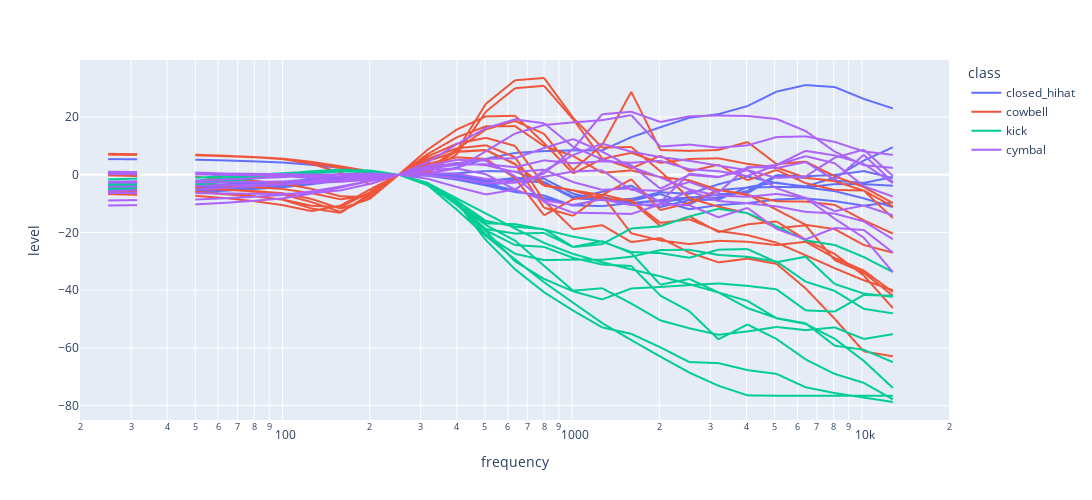

Source (notebook cell):
### Code cell
def plot_spectrums(samples, column='normalized_third_oct_spectrum'):

    samples_spectrum = to_long(samples, column=column, var_name='frequency')

    #print(samples_spectrum)
    
    values = samples_spectrum['level'].values
    y_max = numpy.quantile(values, q=0.99) + 10
    y_min = numpy.quantile(values, q=0.01) - 10
    
    fig = plotly.express.line(samples_spectrum, x='frequency', y='level', line_group='filename', color='class', height=500, width=1500, log_x=True)
    fig.update_layout(yaxis_range=[y_min, y_max])
    fig.update_layout(xaxis_range=[numpy.log10(20), numpy.log10(20000)])
    return fig
    
fig = plot_spectrums(samples, column='normalized_third_oct_spectrum')
fig

### Figure 1 — Plotly figure (JSON) as saved in the notebook; plotly's stock layout.template omitted (floating-point values rounded to 4 significant figures)
{"data": [{"hovertemplate": "class=closed_hihat<br>filename=556184__soothsayer_orchestra__hihatt-closed.wav<br>frequency=%{x}<br>level=%{y}<extra></extra>", "legendgroup": "closed_hihat", "line": {"color": "#636efa", "dash": "solid"}, "marker": {"symbol": "circle"}, "mode": "lines", "name": "closed_hihat", "showlegend": true, "type": "scattergl", "x": [12.5, 15.7, 19.8, 25, 31.5, 39.7, 50, 63, 79.4, 100, 126, 158.7, 200, 252, 317.5, 400, 504, 635, 800, 1008.0, 1270.0, 1600, 2016.0, 2540.0, 3200, 4032.0, 5080.0, 6400, 8064.0, 10160.0, 12800], "xaxis": "x", "y": [-6.785, null, null, -6.643, -6.419, null, -6.124, -5.583, -4.977, -4.338, -3.287, -2.128, -1.006, 0, 0.4542, -0.3248, -2.194, -1.126, -1.395, -6.597, -8.763, -9.834, -8.806, -7.82, -7.958, -5.635, -0.1386, -0.5583, -0.09288, 1.246, -1.175], "yaxis": "y"}, {"hovertemplate": "class=closed_hihat<br>filename=634822__collinb1000__closed7.wav<br>frequency=%{x}<br>level=%{y}<extra></extra>", "legendgroup": "closed_hihat", "line": {"color": "#636efa", "dash": "solid"}, "marker": {"symbol": "circle"}, "mode": "lines", "name": "closed_hihat", "showlegend": false, "type": "scattergl", "x": [12.5, 15.7, 19.8, 25, 31.5, 39.7, 50, 63, 79.4, 100, 126, 158.7, 200, 252, 317.5, 400, 504, 635, 800, 1008.0, 1270.0, 1600, 2016.0, 2540.0, 3200, 4032.0, 5080.0, 6400, 8064.0, 10160.0, 12800], "xaxis": "x", "y": [-5.329, null, null, -5.175, -4.934, null, -4.623, -4.067, -3.467, -2.865, -1.941, -1.039, -0.3418, 0, -0.3614, -1.726, -3.738, -6.027, -7.208, -10.79, -8.287, -9.063, -6.716, -10.31, -5.361, -4.51, -4.235, -4.39, -3.279, -3.279, -3.827], "yaxis": "y"}, {"hovertemplate": "class=closed_hihat<br>filename=140516__stomachache__closedhatphrase-002.wav<br>frequency=%{x}<br>level=%{y}<extra></extra>", "legendgroup": "closed_hihat", "line": {"color": "#636efa", "dash": "solid"}, "marker": {"symbol": "circle"}, "mode": "lines", "name": "closed_hihat", "showlegend": false, "type": "scattergl", "x": [12.5, 15.7, 19.8, 25, 31.5, 39.7, 50, 63, 79.4, 100, 126, 158.7, 200, 252, 317.5, 400, 504, 635, 800, 1008.0, 1270.0, 1600, 2016.0, 2540.0, 3200, 4032.0, 5080.0, 6400, 8064.0, 10160.0, 12800], "xaxis": "x", "y": [-6.102, null, null, -5.921, -5.639, null, -5.28, -4.649, -3.98, -3.319, -2.322, -1.35, -0.5597, 0, 0.2374, 0.4857, 1.252, 1.106, -2.905, -8.104, -5.927, -3.771, -9.579, -8.122, -6.718, -6.404, -0.5919, -1.128, -2.107, -2.846, -0.8319], "yaxis": "y"}, {"hovertemplate": "class=closed_hihat<br>filename=102781__mhc__acoustic_closed_hihat2.wav<br>frequency=%{x}<br>level=%{y}<extra></extra>", "legendgroup": "closed_hihat", "line": {"color": "#636efa", "dash": "solid"}, "marker": {"symbol": "circle"}, "mode": "lines", "name": "closed_hihat", "showlegend": false, "type": "scattergl", "x": [12.5, 15.7, 19.8, 25, 31.5, 39.7, 50, 63, 79.4, 100, 126, 158.7, 200, 252, 317.5, 400, 504, 635, 800, 1008.0, 1270.0, 1600, 2016.0, 2540.0, 3200, 4032.0, 5080.0, 6400, 8064.0, 10160.0, 12800], "xaxis": "x", "y": [-4.315, null, null, -4.203, -4.025, null, -3.793, -3.366, -2.893, -2.403, -1.631, -0.8586, -0.2602, 0, -0.4092, -1.611, -2.324, -1.647, -2.806, -7.599, -7.729, -9.864, -9.094, -11.98, -10.52, -9.864, -8.581, -8.235, -9.163, -10.73, -9.561], "yaxis": "y"}, {"hovertemplate": "class=closed_hihat<br>filename=634822__collinb1000__closed7(1).wav<br>frequency=%{x}<br>level=%{y}<extra></extra>", "legendgroup": "closed_hihat", "line": {"color": "#636efa", "dash": "solid"}, "marker": {"symbol": "circle"}, "mode": "lines", "name": "closed_hihat", "showlegend": false, "type": "scattergl", "x": [12.5, 15.7, 19.8, 25, 31.5, 39.7, 50, 63, 79.4, 100, 126, 158.7, 200, 252, 317.5, 400, 504, 635, 800, 1008.0, 1270.0, 1600, 2016.0, 2540.0, 3200, 4032.0, 5080.0, 6400, 8064.0, 10160.0, 12800], "xaxis": "x", "y": [-5.329, null, null, -5.175, -4.934, null, -4.623, -4.067, -3.467, -2.865, -1.941, -1.039, -0.3418, 0, -0.3614, -1.726, -3.738, -6.027, -7.208, -10.79, -8.287, -9.063, -6.716, -10.31, -5.361, -4.51, -4.235, -4.39, -3.279, -3.279, -3.827], "yaxis": "y"}, {"hovertemplate": "class=closed_hihat<br>filename=669733__jannevse__hi-hat_closed_po-12.aiff<br>frequency=%{x}<br>level=%{y}<extra></extra>", "legendgroup": "closed_hihat", "line": {"color": "#636efa", "dash": "solid"}, "marker": {"symbol": "circle"}, "mode": "lines", "name": "closed_hihat", "showlegend": false, "type": "scattergl", "x": [12.5, 15.7, 19.8, 25, 31.5, 39.7, 50, 63, 79.4, 100, 126, 158.7, 200, 252, 317.5, 400, 504, 635, 800, 1008.0, 1270.0, 1600, 2016.0, 2540.0, 3200, 4032.0, 5080.0, 6400, 8064.0, 10160.0, 12800], "xaxis": "x", "y": [5.457, null, null, 5.404, 5.316, null, 5.194, 4.941, 4.621, 4.222, 3.417, 2.294, 0.9916, 0, 0.4278, 2.501, 5.502, 7.53, 8.16, 8.428, 8.439, 12.98, 16.44, 19.71, 20.96, 23.76, 28.78, 31.05, 30.35, 26.25, 22.93], "yaxis": "y"}, {"hovertemplate": "class=closed_hihat<br>filename=13246__ianhall__hihat-closed.aiff<br>frequency=%{x}<br>level=%{y}<extra></extra>", "legendgroup": "closed_hihat", "line": {"color": "#636efa", "dash": "solid"}, "marker": {"symbol": "circle"}, "mode": "lines", "name": "closed_hihat", "showlegend": false, "type": "scattergl", "x": [12.5, 15.7, 19.8, 25, 31.5, 39.7, 50, 63, 79.4, 100, 126, 158.7, 200, 252, 317.5, 400, 504, 635, 800, 1008.0, 1270.0, 1600, 2016.0, 2540.0, 3200, 4032.0, 5080.0, 6400, 8064.0, 10160.0, 12800], "xaxis": "x", "y": [-6.415, null, null, -6.23, -5.941, null, -5.572, -4.922, -4.229, -3.539, -2.485, -1.439, -0.573, 0, -0.09254, -1.394, -3.59, -2.489, -2.446, -8.181, -8.761, -8.403, -6.097, -6.626, -3.324, -0.6485, -2.923, -4.058, -1.039, 4.897, 9.502], "yaxis": "y"}, {"hovertemplate": "class=closed_hihat<br>filename=45058__matiasreccius__hihat_closed4.wav<br>frequency=%{x}<br>level=%{y}<extra></extra>", "legendgroup": "closed_hihat", "line": {"color": "#636efa", "dash": "solid"}, "marker": {"symbol": "circle"}, "mode": "lines", "name": "closed_hihat", "showlegend": false, "type": "scattergl", "x": [12.5, 15.7, 19.8, 25, 31.5, 39.7, 50, 63, 79.4, 100, 126, 158.7, 200, 252, 317.5, 400, 504, 635, 800, 1008.0, 1270.0, 1600, 2016.0, 2540.0, 3200, 4032.0, 5080.0, 6400, 8064.0, 10160.0, 12800], "xaxis": "x", "y": [-6.726, null, null, -6.556, -6.288, null, -5.942, -5.323, -4.65, -3.965, -2.887, -1.77, -0.7777, 0, 0.1938, -0.7159, -3.067, -5.434, -8.087, -10.61, -10.88, -9.815, -11.23, -8.802, -8.643, -4.315, -2.69, -4.396, -5.712, -8.201, -11.24], "yaxis": "y"}, {"hovertemplate": "class=cowbell<br>filename=99766__menegass__cow.wav<br>frequency=%{x}<br>level=%{y}<extra></extra>", "legendgroup": "cowbell", "line": {"color": "#EF553B", "dash": "solid"}, "marker": {"symbol": "circle"}, "mode": "lines", "name": "cowbell", "showlegend": true, "type": "scattergl", "x": [12.5, 15.7, 19.8, 25, 31.5, 39.7, 50, 63, 79.4, 100, 126, 158.7, 200, 252, 317.5, 400, 504, 635, 800, 1008.0, 1270.0, 1600, 2016.0, 2540.0, 3200, 4032.0, 5080.0, 6400, 8064.0, 10160.0, 12800], "xaxis": "x", "y": [-3.05, null, null, -3.124, -3.25, null, -3.426, -3.8, -4.29, -4.945, -6.426, -8.523, -7.237, 0, 7.157, 12.95, 16.75, 16.81, 9.936, 6.474, 0.6609, 1.489, -0.8286, -1.965, -5.314, -7.013, -9.21, -9.323, -10.47, -15.8, -20.41], "yaxis": "y"}, {"hovertemplate": "class=cowbell<br>filename=364919__gowlermusic__cowbell.wav<br>frequency=%{x}<br>level=%{y}<extra></extra>", "legendgroup": "cowbell", "line": {"color": "#EF553B", "dash": "solid"}, "marker": {"symbol": "circle"}, "mode": "lines", "name": "cowbell", "showlegend": false, "type": "scattergl", "x": [12.5, 15.7, 19.8, 25, 31.5, 39.7, 50, 63, 79.4, 100, 126, 158.7, 200, 252, 317.5, 400, 504, 635, 800, 1008.0, 1270.0, 1600, 2016.0, 2540.0, 3200, 4032.0, 5080.0, 6400, 8064.0, 10160.0, 12800], "xaxis": "x", "y": [-6.569, null, null, -6.715, -6.963, null, -7.32, -8.097, -9.144, -10.53, -12.62, -10.7, -5.177, 0, 3.806, 6.003, 5.447, -1.174, -14.06, -8.485, -7.186, -20.33, -22.78, -24.04, -22.91, -23.24, -24.38, -23.26, -28.85, -33.21, -40.64], "yaxis": "y"}, {"hovertemplate": "class=cowbell<br>filename=375613__samulis__cowbell-cowbell_ff_2.wav<br>frequency=%{x}<br>level=%{y}<extra></extra>", "legendgroup": "cowbell", "line": {"color": "#EF553B", "dash": "solid"}, "marker": {"symbol": "circle"}, "mode": "lines", "name": "cowbell", "showlegend": false, "type": "scattergl", "x": [12.5, 15.7, 19.8, 25, 31.5, 39.7, 50, 63, 79.4, 100, 126, 158.7, 200, 252, 317.5, 400, 504, 635, 800, 1008.0, 1270.0, 1600, 2016.0, 2540.0, 3200, 4032.0, 5080.0, 6400, 8064.0, 10160.0, 12800], "xaxis": "x", "y": [-5.359, null, null, -5.469, -5.659, null, -5.934, -6.55, -7.409, -8.664, -11.71, -13.21, -6.744, 0, 4.856, 8.005, 8.558, 3.742, -11.45, -14.24, -6.833, -9.253, -17.77, -14.45, -19.89, -17.22, -16.2, -22.52, -27.49, -34.92, -46.22], "yaxis": "y"}, {"hovertemplate": "class=cowbell<br>filename=34272__pj1s__cowbell.wav<br>frequency=%{x}<br>level=%{y}<extra></extra>", "legendgroup": "cowbell", "line": {"color": "#EF553B", "dash": "solid"}, "marker": {"symbol": "circle"}, "mode": "lines", "name": "cowbell", "showlegend": false, "type": "scattergl", "x": [12.5, 15.7, 19.8, 25, 31.5, 39.7, 50, 63, 79.4, 100, 126, 158.7, 200, 252, 317.5, 400, 504, 635, 800, 1008.0, 1270.0, 1600, 2016.0, 2540.0, 3200, 4032.0, 5080.0, 6400, 8064.0, 10160.0, 12800], "xaxis": "x", "y": [-0.1336, null, null, -0.2587, -0.4667, null, -0.7567, -1.352, -2.101, -3.031, -4.899, -7.482, -7.792, 0, 8.716, 15.66, 20.18, 20.4, 10.95, 0.4165, 5.459, 7.569, 4.059, 5.436, 5.672, 3.731, 2.475, -1.047, -2.268, -5.521, -11.0], "yaxis": "y"}, {"hovertemplate": "class=cowbell<br>filename=159758__timgormly__cowbell_os_3.aiff<br>frequency=%{x}<br>level=%{y}<extra></extra>", "legendgroup": "cowbell", "line": {"color": "#EF553B", "dash": "solid"}, "marker": {"symbol": "circle"}, "mode": "lines", "name": "cowbell", "showlegend": false, "type": "scattergl", "x": [12.5, 15.7, 19.8, 25, 31.5, 39.7, 50, 63, 79.4, 100, 126, 158.7, 200, 252, 317.5, 400, 504, 635, 800, 1008.0, 1270.0, 1600, 2016.0, 2540.0, 3200, 4032.0, 5080.0, 6400, 8064.0, 10160.0, 12800], "xaxis": "x", "y": [7.281, null, null, 7.211, 7.093, null, 6.924, 6.559, 6.069, 5.391, 3.755, 0.659, -3.297, 0, 1.165, 8.364, 24.57, 32.7, 33.49, 19.7, 9.406, 9.575, 1.188, -8.175, -11.06, -13.37, -18.54, -17.54, -29.62, -33.98, -41.91], "yaxis": "y"}, {"hovertemplate": "class=cowbell<br>filename=159765__timgormly__cowbell_os_5.aiff<br>frequency=%{x}<br>level=%{y}<extra></extra>", "legendgroup": "cowbell", "line": {"color": "#EF553B", "dash": "solid"}, "marker": {"symbol": "circle"}, "mode": "lines", "name": "cowbell", "showlegend": false, "type": "scattergl", "x": [12.5, 15.7, 19.8, 25, 31.5, 39.7, 50, 63, 79.4, 100, 126, 158.7, 200, 252, 317.5, 400, 504, 635, 800, 1008.0, 1270.0, 1600, 2016.0, 2540.0, 3200, 4032.0, 5080.0, 6400, 8064.0, 10160.0, 12800], "xaxis": "x", "y": [6.988, null, null, 6.933, 6.841, null, 6.709, 6.423, 6.039, 5.515, 4.302, 2.254, -0.2392, 0, 0.4645, 7.106, 21.88, 29.94, 30.79, 19.18, 5.559, 2.157, 6.548, 1.182, 3.449, -1.919, 1.638, -2.938, -5.29, -5.482, -15.04], "yaxis": "y"}, {"hovertemplate": "class=cowbell<br>filename=432202__curesforbrokenhearts__cowbell-with-blastick.wav<br>frequency=%{x}<br>level=%{y}<extra></extra>", "legendgroup": "cowbell", "line": {"color": "#EF553B", "dash": "solid"}, "marker": {"symbol": "circle"}, "mode": "lines", "name": "cowbell", "showlegend": false, "type": "scattergl", "x": [12.5, 15.7, 19.8, 25, 31.5, 39.7, 50, 63, 79.4, 100, 126, 158.7, 200, 252, 317.5, 400, 504, 635, 800, 1008.0, 1270.0, 1600, 2016.0, 2540.0, 3200, 4032.0, 5080.0, 6400, 8064.0, 10160.0, 12800], "xaxis": "x", "y": [-5.671, null, null, -5.774, -5.949, null, -6.203, -6.761, -7.524, -8.584, -10.78, -11.23, -6.114, 0, 4.723, 7.875, 8.472, 3.612, -3.835, -5.439, -7.049, -1.598, -12.28, -9.744, -5.21, -6.89, -12.13, -17.36, -18.89, -24.35, -27.04], "yaxis": "y"}, {"hovertemplate": "class=cowbell<br>filename=75839__rossf__lm1-cowbell.wav<br>frequency=%{x}<br>level=%{y}<extra></extra>", "legendgroup": "cowbell", "line": {"color": "#EF553B", "dash": "solid"}, "marker": {"symbol": "circle"}, "mode": "lines", "name": "cowbell", "showlegend": false, "type": "scattergl", "x": [12.5, 15.7, 19.8, 25, 31.5, 39.7, 50, 63, 79.4, 100, 126, 158.7, 200, 252, 317.5, 400, 504, 635, 800, 1008.0, 1270.0, 1600, 2016.0, 2540.0, 3200, 4032.0, 5080.0, 6400, 8064.0, 10160.0, 12800], "xaxis": "x", "y": [-4.608, null, null, -4.659, -4.748, null, -4.883, -5.201, -5.67, -6.399, -8.398, -11.76, -8.414, 0, 6.316, 10.77, 12.76, 9.959, -3.573, -5.408, -8.425, -8.784, -16.69, -15.47, -19.51, -20.94, -23.56, -27.93, -32.41, -36.58, -39.99], "yaxis": "y"}, {"hovertemplate": "class=cowbell<br>filename=90979__suicidity__medium-cowbell-of-god-011.wav<br>frequency=%{x}<br>level=%{y}<extra></extra>", "legendgroup": "cowbell", "line": {"color": "#EF553B", "dash": "solid"}, "marker": {"symbol": "circle"}, "mode": "lines", "name": "cowbell", "showlegend": false, "type": "scattergl", "x": [12.5, 15.7, 19.8, 25, 31.5, 39.7, 50, 63, 79.4, 100, 126, 158.7, 200, 252, 317.5, 400, 504, 635, 800, 1008.0, 1270.0, 1600, 2016.0, 2540.0, 3200, 4032.0, 5080.0, 6400, 8064.0, 10160.0, 12800], "xaxis": "x", "y": [-4.209, null, null, -4.295, -4.443, null, -4.658, -5.145, -5.83, -6.845, -9.489, -12.85, -7.696, 0, 5.483, 9.128, 10.19, 6.058, -9.072, -18.91, -17.49, -23.37, -21.95, -27.01, -30.39, -29.08, -30.9, -39.42, -49.94, -61.22, -62.91], "yaxis": "y"}, {"hovertemplate": "class=cowbell<br>filename=75338__neotone__cowbell.wav<br>frequency=%{x}<br>level=%{y}<extra></extra>", "legendgroup": "cowbell", "line": {"color": "#EF553B", "dash": "solid"}, "marker": {"symbol": "circle"}, "mode": "lines", "name": "cowbell", "showlegend": false, "type": "scattergl", "x": [12.5, 15.7, 19.8, 25, 31.5, 39.7, 50, 63, 79.4, 100, 126, 158.7, 200, 252, 317.5, 400, 504, 635, 800, 1008.0, 1270.0, 1600, 2016.0, 2540.0, 3200, 4032.0, 5080.0, 6400, 8064.0, 10160.0, 12800], "xaxis": "x", "y": [7.272, null, null, 7.199, 7.079, null, 6.911, 6.563, 6.121, 5.567, 4.447, 2.9, 1.179, 0, 1.931, 8.822, 15.67, 18.62, 14.13, 1.572, 10.31, 28.7, 8.527, 8.246, 8.551, 11.32, 3.655, 4.542, -0.5283, -4.3, -9.832], "yaxis": "y"}, {"hovertemplate": "class=kick<br>filename=331589__j_zealous__kick-jzealous-hard-club.aiff<br>frequency=%{x}<br>level=%{y}<extra></extra>", "legendgroup": "kick", "line": {"color": "#00cc96", "dash": "solid"}, "marker": {"symbol": "circle"}, "mode": "lines", "name": "kick", "showlegend": true, "type": "scattergl", "x": [12.5, 15.7, 19.8, 25, 31.5, 39.7, 50, 63, 79.4, 100, 126, 158.7, 200, 252, 317.5, 400, 504, 635, 800, 1008.0, 1270.0, 1600, 2016.0, 2540.0, 3200, 4032.0, 5080.0, 6400, 8064.0, 10160.0, 12800], "xaxis": "x", "y": [-5.389, null, null, -4.924, -4.264, null, -3.513, -2.387, -1.36, -0.5153, 0.5035, 1.14, 1.114, 0, -2.948, -9.043, -16.01, -18.0, -18.89, -25.03, -23.04, -27.1, -38.1, -36.12, -40.78, -46.21, -49.69, -51.48, -59.23, -60.65, -64.95], "yaxis": "y"}, {"hovertemplate": "class=kick<br>filename=410149__screamstudio__kick-drum.wav<br>frequency=%{x}<br>level=%{y}<extra></extra>", "legendgroup": "kick", "line": {"color": "#00cc96", "dash": "solid"}, "marker": {"symbol": "circle"}, "mode": "lines", "name": "kick", "showlegend": false, "type": "scattergl", "x": [12.5, 15.7, 19.8, 25, 31.5, 39.7, 50, 63, 79.4, 100, 126, 158.7, 200, 252, 317.5, 400, 504, 635, 800, 1008.0, 1270.0, 1600, 2016.0, 2540.0, 3200, 4032.0, 5080.0, 6400, 8064.0, 10160.0, 12800], "xaxis": "x", "y": [-4.588, null, null, -4.175, -3.58, null, -2.895, -1.854, -0.8946, -0.1019, 0.8461, 1.406, 1.282, 0, -3.281, -10.15, -17.45, -22.85, -31.58, -40.19, -39.35, -44.63, -50.47, -53.21, -55.47, -54.29, -52.75, -53.84, -52.9, -56.92, -55.24], "yaxis": "y"}, {"hovertemplate": "class=kick<br>filename=248142__dpren__fat-kick.aiff<br>frequency=%{x}<br>level=%{y}<extra></extra>", "legendgroup": "kick", "line": {"color": "#00cc96", "dash": "solid"}, "marker": {"symbol": "circle"}, "mode": "lines", "name": "kick", "showlegend": false, "type": "scattergl", "x": [12.5, 15.7, 19.8, 25, 31.5, 39.7, 50, 63, 79.4, 100, 126, 158.7, 200, 252, 317.5, 400, 504, 635, 800, 1008.0, 1270.0, 1600, 2016.0, 2540.0, 3200, 4032.0, 5080.0, 6400, 8064.0, 10160.0, 12800], "xaxis": "x", "y": [-4.158, null, null, -3.827, -3.339, null, -2.763, -1.857, -0.9982, -0.2682, 0.6291, 1.187, 1.122, 0, -2.933, -9.21, -16.86, -17.14, -19.0, -21.47, -23.23, -26.8, -27.17, -28.78, -25.98, -25.77, -30.32, -28.42, -37.88, -41.17, -42.32], "yaxis": "y"}, {"hovertemplate": "class=kick<br>filename=264601__veiler__kick-swedish.wav<br>frequency=%{x}<br>level=%{y}<extra></extra>", "legendgroup": "kick", "line": {"color": "#00cc96", "dash": "solid"}, "marker": {"symbol": "circle"}, "mode": "lines", "name": "kick", "showlegend": false, "type": "scattergl", "x": [12.5, 15.7, 19.8, 25, 31.5, 39.7, 50, 63, 79.4, 100, 126, 158.7, 200, 252, 317.5, 400, 504, 635, 800, 1008.0, 1270.0, 1600, 2016.0, 2540.0, 3200, 4032.0, 5080.0, 6400, 8064.0, 10160.0, 12800], "xaxis": "x", "y": [-1.776, null, null, -1.616, -1.369, null, -1.061, -0.5372, -0.00811, 0.469, 1.071, 1.412, 1.211, 0, -3.011, -9.672, -20.77, -27.42, -29.59, -29.42, -29.47, -28.42, -26.11, -26.02, -27.8, -28.45, -30.07, -37.06, -40.26, -46.47, -48.04], "yaxis": "y"}, {"hovertemplate": "class=kick<br>filename=72985__zgump__kick-pack-0303.wav<br>frequency=%{x}<br>level=%{y}<extra></extra>", "legendgroup": "kick", "line": {"color": "#00cc96", "dash": "solid"}, "marker": {"symbol": "circle"}, "mode": "lines", "name": "kick", "showlegend": false, "type": "scattergl", "x": [12.5, 15.7, 19.8, 25, 31.5, 39.7, 50, 63, 79.4, 100, 126, 158.7, 200, 252, 317.5, 400, 504, 635, 800, 1008.0, 1270.0, 1600, 2016.0, 2540.0, 3200, 4032.0, 5080.0, 6400, 8064.0, 10160.0, 12800], "xaxis": "x", "y": [-4.2, null, null, -3.816, -3.26, null, -2.614, -1.622, -0.7023, 0.06079, 0.9715, 1.496, 1.335, 0, -3.367, -10.5, -19.32, -24.37, -25.02, -28.81, -31.13, -31.62, -41.89, -47.3, -57.05, -51.9, -56.93, -63.98, -69.02, -72.11, -77.83], "yaxis": "y"}, {"hovertemplate": "class=kick<br>filename=171484__xicecoffeex__savannah-kick.wav<br>frequency=%{x}<br>level=%{y}<extra></extra>", "legendgroup": "kick", "line": {"color": "#00cc96", "dash": "solid"}, "marker": {"symbol": "circle"}, "mode": "lines", "name": "kick", "showlegend": false, "type": "scattergl", "x": [12.5, 15.7, 19.8, 25, 31.5, 39.7, 50, 63, 79.4, 100, 126, 158.7, 200, 252, 317.5, 400, 504, 635, 800, 1008.0, 1270.0, 1600, 2016.0, 2540.0, 3200, 4032.0, 5080.0, 6400, 8064.0, 10160.0, 12800], "xaxis": "x", "y": [-5.947, null, null, -5.369, -4.573, null, -3.696, -2.426, -1.3, -0.3972, 0.6669, 1.307, 1.236, 0, -3.232, -10.2, -18.86, -20.37, -20.19, -25.07, -24.06, -18.64, -17.9, -14.48, -11.83, -13.33, -17.87, -22.78, -24.35, -28.54, -33.72], "yaxis": "y"}, {"hovertemplate": "class=kick<br>filename=131336__kaonaya__kick-hiphop-1.wav<br>frequency=%{x}<br>level=%{y}<extra></extra>", "legendgroup": "kick", "line": {"color": "#00cc96", "dash": "solid"}, "marker": {"symbol": "circle"}, "mode": "lines", "name": "kick", "showlegend": false, "type": "scattergl", "x": [12.5, 15.7, 19.8, 25, 31.5, 39.7, 50, 63, 79.4, 100, 126, 158.7, 200, 252, 317.5, 400, 504, 635, 800, 1008.0, 1270.0, 1600, 2016.0, 2540.0, 3200, 4032.0, 5080.0, 6400, 8064.0, 10160.0, 12800], "xaxis": "x", "y": [-4.019, null, null, -3.718, -3.27, null, -2.735, -1.881, -1.062, -0.3554, 0.5267, 1.093, 1.061, 0, -2.879, -9.55, -22.71, -32.76, -40.73, -47.08, -52.9, -55.13, -59.8, -64.91, -65.28, -67.7, -69.01, -73.65, -75.66, -77.2, -78.74], "yaxis": "y"}, {"hovertemplate": "class=kick<br>filename=132582__rob10__kick-drum-c-1.wav<br>frequency=%{x}<br>level=%{y}<extra></extra>", "legendgroup": "kick", "line": {"color": "#00cc96", "dash": "solid"}, "marker": {"symbol": "circle"}, "mode": "lines", "name": "kick", "showlegend": false, "type": "scattergl", "x": [12.5, 15.7, 19.8, 25, 31.5, 39.7, 50, 63, 79.4, 100, 126, 158.7, 200, 252, 317.5, 400, 504, 635, 800, 1008.0, 1270.0, 1600, 2016.0, 2540.0, 3200, 4032.0, 5080.0, 6400, 8064.0, 10160.0, 12800], "xaxis": "x", "y": [-3.874, null, null, -3.498, -2.953, null, -2.319, -1.344, -0.4402, 0.308, 1.193, 1.682, 1.461, 0, -3.695, -12.15, -21.23, -29.34, -37.26, -44.35, -51.41, -57.29, -63.02, -68.56, -73.12, -76.45, -76.56, -76.56, -76.56, -76.56, -76.56], "yaxis": "y"}, {"hovertemplate": "class=kick<br>filename=324153__scale75__semiq_kicks_4.wav<br>frequency=%{x}<br>level=%{y}<extra></extra>", "legendgroup": "kick", "line": {"color": "#00cc96", "dash": "solid"}, "marker": {"symbol": "circle"}, "mode": "lines", "name": "kick", "showlegend": false, "type": "scattergl", "x": [12.5, 15.7, 19.8, 25, 31.5, 39.7, 50, 63, 79.4, 100, 126, 158.7, 200, 252, 317.5, 400, 504, 635, 800, 1008.0, 1270.0, 1600, 2016.0, 2540.0, 3200, 4032.0, 5080.0, 6400, 8064.0, 10160.0, 12800], "xaxis": "x", "y": [-4.344, null, null, -3.971, -3.428, null, -2.795, -1.818, -0.9081, -0.1483, 0.7675, 1.313, 1.202, 0, -2.954, -8.234, -13.46, -18.65, -23.64, -27.46, -30.31, -32.81, -35.22, -37.93, -40.82, -43.73, -49.77, -51.7, -56.84, -64.52, -73.86], "yaxis": "y"}, {"hovertemplate": "class=kick<br>filename=171104__dwsd__kick_gettinglaid.wav<br>frequency=%{x}<br>level=%{y}<extra></extra>", "legendgroup": "kick", "line": {"color": "#00cc96", "dash": "solid"}, "marker": {"symbol": "circle"}, "mode": "lines", "name": "kick", "showlegend": false, "type": "scattergl", "x": [12.5, 15.7, 19.8, 25, 31.5, 39.7, 50, 63, 79.4, 100, 126, 158.7, 200, 252, 317.5, 400, 504, 635, 800, 1008.0, 1270.0, 1600, 2016.0, 2540.0, 3200, 4032.0, 5080.0, 6400, 8064.0, 10160.0, 12800], "xaxis": "x", "y": [-3.113, null, null, -2.862, -2.485, null, -2.028, -1.285, -0.5619, 0.06732, 0.8479, 1.317, 1.186, 0, -3.022, -9.546, -19.53, -30.02, -36.12, -40.4, -43.2, -39.42, -38.9, -38.24, -37.68, -38.52, -39.72, -47.0, -47.41, -41.66, -41.95], "yaxis": "y"}, {"hovertemplate": "class=cymbal<br>filename=207956__altemark__cymbal.wav<br>frequency=%{x}<br>level=%{y}<extra></extra>", "legendgroup": "cymbal", "line": {"color": "#ab63fa", "dash": "solid"}, "marker": {"symbol": "circle"}, "mode": "lines", "name": "cymbal", "showlegend": true, "type": "scattergl", "x": [12.5, 15.7, 19.8, 25, 31.5, 39.7, 50, 63, 79.4, 100, 126, 158.7, 200, 252, 317.5, 400, 504, 635, 800, 1008.0, 1270.0, 1600, 2016.0, 2540.0, 3200, 4032.0, 5080.0, 6400, 8064.0, 10160.0, 12800], "xaxis": "x", "y": [-9.021, null, null, -8.937, -8.797, null, -8.6, -8.191, -7.67, -7.026, -5.768, -4.104, -2.175, 0, 1.996, 3.433, 3.64, 2.585, 4.953, 3.955, 4.63, 4.136, 4.786, 1.893, 1.197, -0.4395, 3.311, 6.414, 3.958, -4.0, -7.553], "yaxis": "y"}, {"hovertemplate": "class=cymbal<br>filename=23543__loofa__brushd-china-cymbal02.aiff<br>frequency=%{x}<br>level=%{y}<extra></extra>", "legendgroup": "cymbal", "line": {"color": "#ab63fa", "dash": "solid"}, "marker": {"symbol": "circle"}, "mode": "lines", "name": "cymbal", "showlegend": false, "type": "scattergl", "x": [12.5, 15.7, 19.8, 25, 31.5, 39.7, 50, 63, 79.4, 100, 126, 158.7, 200, 252, 317.5, 400, 504, 635, 800, 1008.0, 1270.0, 1600, 2016.0, 2540.0, 3200, 4032.0, 5080.0, 6400, 8064.0, 10160.0, 12800], "xaxis": "x", "y": [-2.795, null, null, -2.775, -2.743, null, -2.697, -2.604, -2.489, -2.348, -2.066, -1.655, -1.049, 0, 1.7, 3.931, 5.514, 5.663, 9.23, 12.34, 7.98, 2.661, -0.9305, -5.161, -7.245, -7.655, -6.674, -8.019, -12.64, -10.69, -14.08], "yaxis": "y"}, {"hovertemplate": "class=cymbal<br>filename=587935__strangehorizon__cymbal_ride.wav<br>frequency=%{x}<br>level=%{y}<extra></extra>", "legendgroup": "cymbal", "line": {"color": "#ab63fa", "dash": "solid"}, "marker": {"symbol": "circle"}, "mode": "lines", "name": "cymbal", "showlegend": false, "type": "scattergl", "x": [12.5, 15.7, 19.8, 25, 31.5, 39.7, 50, 63, 79.4, 100, 126, 158.7, 200, 252, 317.5, 400, 504, 635, 800, 1008.0, 1270.0, 1600, 2016.0, 2540.0, 3200, 4032.0, 5080.0, 6400, 8064.0, 10160.0, 12800], "xaxis": "x", "y": [0.2444, null, null, 0.211, 0.1565, null, 0.0828, -0.05886, -0.222, -0.3936, -0.6368, -0.7582, -0.5624, 0, 0.5696, 2.096, 8.124, 14.24, 17.2, 18.12, 18.88, 20.63, 9.746, 10.42, 9.357, 10.15, 13.04, 13.25, 11.35, 8.043, 6.863], "yaxis": "y"}, {"hovertemplate": "class=cymbal<br>filename=149480__pjcohen__ottaviano22ridecymbal2500gwash.wav<br>frequency=%{x}<br>level=%{y}<extra></extra>", "legendgroup": "cymbal", "line": {"color": "#ab63fa", "dash": "solid"}, "marker": {"symbol": "circle"}, "mode": "lines", "name": "cymbal", "showlegend": false, "type": "scattergl", "x": [12.5, 15.7, 19.8, 25, 31.5, 39.7, 50, 63, 79.4, 100, 126, 158.7, 200, 252, 317.5, 400, 504, 635, 800, 1008.0, 1270.0, 1600, 2016.0, 2540.0, 3200, 4032.0, 5080.0, 6400, 8064.0, 10160.0, 12800], "xaxis": "x", "y": [-10.78, null, null, -10.69, -10.53, null, -10.29, -9.765, -9.076, -8.206, -6.534, -4.442, -2.226, 0, 1.67, 2.131, 0.1454, -5.14, -8.866, -10.45, -8.549, -10.57, -10.24, -5.699, -9.113, -9.913, -10.99, -12.88, -13.47, -16.2, -22.33], "yaxis": "y"}, {"hovertemplate": "class=cymbal<br>filename=121097__thirsk__cymbal.wav<br>frequency=%{x}<br>level=%{y}<extra></extra>", "legendgroup": "cymbal", "line": {"color": "#ab63fa", "dash": "solid"}, "marker": {"symbol": "circle"}, "mode": "lines", "name": "cymbal", "showlegend": false, "type": "scattergl", "x": [12.5, 15.7, 19.8, 25, 31.5, 39.7, 50, 63, 79.4, 100, 126, 158.7, 200, 252, 317.5, 400, 504, 635, 800, 1008.0, 1270.0, 1600, 2016.0, 2540.0, 3200, 4032.0, 5080.0, 6400, 8064.0, 10160.0, 12800], "xaxis": "x", "y": [-5.771, null, null, -5.625, -5.397, null, -5.103, -4.578, -4.013, -3.444, -2.561, -1.651, -0.8042, 0, 0.5392, 0.2886, -1.458, -2.429, -0.7164, 1.117, 1.491, -5.291, -5.602, -2.512, -6.164, 2.739, 2.291, 4.395, -1.826, 6.86, -2.604], "yaxis": "y"}, {"hovertemplate": "class=cymbal<br>filename=154718__mistorcaveman__cymbal_9_1-2.aiff<br>frequency=%{x}<br>level=%{y}<extra></extra>", "legendgroup": "cymbal", "line": {"color": "#ab63fa", "dash": "solid"}, "marker": {"symbol": "circle"}, "mode": "lines", "name": "cymbal", "showlegend": false, "type": "scattergl", "x": [12.5, 15.7, 19.8, 25, 31.5, 39.7, 50, 63, 79.4, 100, 126, 158.7, 200, 252, 317.5, 400, 504, 635, 800, 1008.0, 1270.0, 1600, 2016.0, 2540.0, 3200, 4032.0, 5080.0, 6400, 8064.0, 10160.0, 12800], "xaxis": "x", "y": [-6.268, null, null, -6.297, -6.343, null, -6.405, -6.515, -6.621, -6.673, -6.46, -5.427, -3.201, 0, 3.089, 5.152, 4.824, -0.5493, -9.444, -13.18, -13.33, -13.62, -10.3, -10.61, -14.76, -11.51, -18.82, -22.42, -18.46, -19.17, -26.96], "yaxis": "y"}, {"hovertemplate": "class=cymbal<br>filename=13243__ianhall__chinese-cymbal.aiff<br>frequency=%{x}<br>level=%{y}<extra></extra>", "legendgroup": "cymbal", "line": {"color": "#ab63fa", "dash": "solid"}, "marker": {"symbol": "circle"}, "mode": "lines", "name": "cymbal", "showlegend": false, "type": "scattergl", "x": [12.5, 15.7, 19.8, 25, 31.5, 39.7, 50, 63, 79.4, 100, 126, 158.7, 200, 252, 317.5, 400, 504, 635, 800, 1008.0, 1270.0, 1600, 2016.0, 2540.0, 3200, 4032.0, 5080.0, 6400, 8064.0, 10160.0, 12800], "xaxis": "x", "y": [0.5897, null, null, 0.5683, 0.5337, null, 0.4872, 0.3992, 0.2995, 0.1964, 0.04852, -0.05135, -0.04716, 0, -0.2144, -1.188, -2.939, -2.799, 0.3667, 8.911, 20.93, 21.81, 18.25, 20.22, 20.5, 20.33, 19.3, 15.11, 7.977, 3.264, 2.363], "yaxis": "y"}, {"hovertemplate": "class=cymbal<br>filename=136448__zagorius_mpc__chinese-cymbal-46_2.wav<br>frequency=%{x}<br>level=%{y}<extra></extra>", "legendgroup": "cymbal", "line": {"color": "#ab63fa", "dash": "solid"}, "marker": {"symbol": "circle"}, "mode": "lines", "name": "cymbal", "showlegend": false, "type": "scattergl", "x": [12.5, 15.7, 19.8, 25, 31.5, 39.7, 50, 63, 79.4, 100, 126, 158.7, 200, 252, 317.5, 400, 504, 635, 800, 1008.0, 1270.0, 1600, 2016.0, 2540.0, 3200, 4032.0, 5080.0, 6400, 8064.0, 10160.0, 12800], "xaxis": "x", "y": [-2.54, null, null, -2.437, -2.274, null, -2.063, -1.683, -1.273, -0.8668, -0.2759, 0.2158, 0.4004, 0, -1.426, -4.274, -6.85, -5.144, 1.37, 6.77, 10.74, 7.973, 6.072, 4.793, 3.155, 1.546, -4.715, -8.089, -15.27, -21.82, -33.77], "yaxis": "y"}, {"hovertemplate": "class=cymbal<br>filename=102794__mhc__acoustic_ride_cymbal2.wav<br>frequency=%{x}<br>level=%{y}<extra></extra>", "legendgroup": "cymbal", "line": {"color": "#ab63fa", "dash": "solid"}, "marker": {"symbol": "circle"}, "mode": "lines", "name": "cymbal", "showlegend": false, "type": "scattergl", "x": [12.5, 15.7, 19.8, 25, 31.5, 39.7, 50, 63, 79.4, 100, 126, 158.7, 200, 252, 317.5, 400, 504, 635, 800, 1008.0, 1270.0, 1600, 2016.0, 2540.0, 3200, 4032.0, 5080.0, 6400, 8064.0, 10160.0, 12800], "xaxis": "x", "y": [1.105, null, null, 1.033, 0.9134, null, 0.7495, 0.4221, 0.02576, -0.4288, -1.19, -1.841, -1.765, 0, 4.39, 10.57, 16.13, 19.17, 17.8, 9.66, 5.295, 3.27, -4.846, -0.04442, -0.9037, 2.317, 3.387, 8.252, 6.677, 3.748, -2.938], "yaxis": "y"}, {"hovertemplate": "class=cymbal<br>filename=154712__mistorcaveman__cymbal_7_1-2.aiff<br>frequency=%{x}<br>level=%{y}<extra></extra>", "legendgroup": "cymbal", "line": {"color": "#ab63fa", "dash": "solid"}, "marker": {"symbol": "circle"}, "mode": "lines", "name": "cymbal", "showlegend": false, "type": "scattergl", "x": [12.5, 15.7, 19.8, 25, 31.5, 39.7, 50, 63, 79.4, 100, 126, 158.7, 200, 252, 317.5, 400, 504, 635, 800, 1008.0, 1270.0, 1600, 2016.0, 2540.0, 3200, 4032.0, 5080.0, 6400, 8064.0, 10160.0, 12800], "xaxis": "x", "y": [-4.258, null, null, -4.186, -4.074, null, -3.931, -3.683, -3.428, -3.192, -2.857, -2.468, -1.719, 0, 2.391, 4.1, 3.278, 0.9144, 1.739, -2.568, -5.258, -4.734, -9.522, 0.3247, -0.7252, 1.58, -1.111, -0.5951, 5.896, 8.667, -0.4441], "yaxis": "y"}], "layout": {"height": 500, "legend": {"title": {"text": "class"}, "tracegroupgap": 0}, "margin": {"t": 60}, "width": 1500, "xaxis": {"anchor": "y", "domain": [0, 1], "range": [1.301, 4.301], "title": {"text": "frequency"}, "type": "log"}, "yaxis": {"anchor": "x", "autorange": true, "domain": [0, 1], "range": [-84.98, 39.72], "title": {"text": "level"}, "type": "linear"}}}
